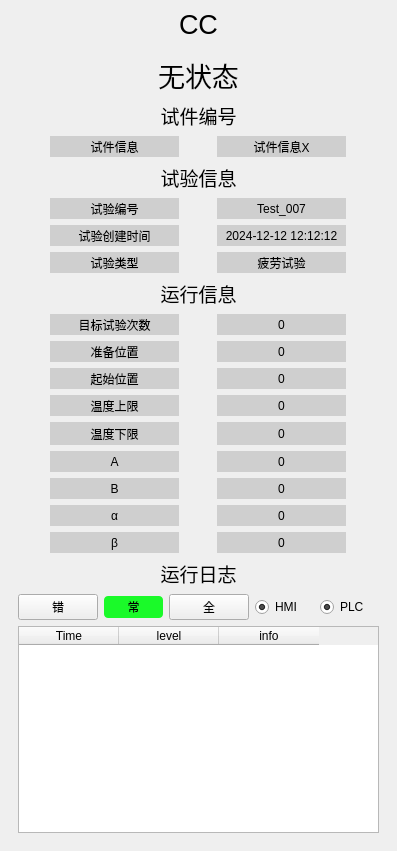
  <widget class="QDockWidget" name="dockWidget">
   <property name="sizePolicy">
    <sizepolicy hsizetype="Minimum" vsizetype="Preferred">
     <horstretch>0</horstretch>
     <verstretch>0</verstretch>
    </sizepolicy>
   </property>
   <property name="minimumSize">
    <size>
     <width>397</width>
     <height>851</height>
    </size>
   </property>
   <property name="maximumSize">
    <size>
     <width>450</width>
     <height>524287</height>
    </size>
   </property>
   <property name="features">
    <set>QDockWidget::DockWidgetFeature::DockWidgetClosable|QDockWidget::DockWidgetFeature::DockWidgetFloatable|QDockWidget::DockWidgetFeature::DockWidgetMovable</set>
   </property>
   <property name="windowTitle">
    <string>信息栏</string>
   </property>
   <attribute name="dockWidgetArea">
    <number>2</number>
   </attribute>
   <widget class="QWidget" name="dockWidgetContents">
    <property name="sizePolicy">
     <sizepolicy hsizetype="Minimum" vsizetype="Preferred">
      <horstretch>0</horstretch>
      <verstretch>0</verstretch>
     </sizepolicy>
    </property>
    <layout class="QVBoxLayout" name="verticalLayout">
     <item>
      <layout class="QHBoxLayout" name="horizontalLayout_3">
       <item>
        <spacer name="horizontalSpacer_6">
         <property name="orientation">
          <enum>Qt::Orientation::Horizontal</enum>
         </property>
         <property name="sizeHint" stdset="0">
          <size>
           <width>40</width>
           <height>20</height>
          </size>
         </property>
        </spacer>
       </item>
       <item>
        <widget class="QLabel" name="label_3">
         <property name="font">
          <font>
           <pointsize>20</pointsize>
          </font>
         </property>
         <property name="text">
          <string>&lt;html&gt;&lt;head/&gt;&lt;body&gt;&lt;p&gt;CC&lt;/p&gt;&lt;/body&gt;&lt;/html&gt;</string>
         </property>
        </widget>
       </item>
       <item>
        <spacer name="horizontalSpacer_7">
         <property name="orientation">
          <enum>Qt::Orientation::Horizontal</enum>
         </property>
         <property name="sizeHint" stdset="0">
          <size>
           <width>40</width>
           <height>20</height>
          </size>
         </property>
        </spacer>
       </item>
      </layout>
     </item>
     <item>
      <widget class="QWidget" name="widget" native="true">
       <property name="sizePolicy">
        <sizepolicy hsizetype="Minimum" vsizetype="Preferred">
         <horstretch>0</horstretch>
         <verstretch>0</verstretch>
        </sizepolicy>
       </property>
       <property name="minimumSize">
        <size>
         <width>310</width>
         <height>0</height>
        </size>
       </property>
       <property name="maximumSize">
        <size>
         <width>450</width>
         <height>16777215</height>
        </size>
       </property>
       <layout class="QVBoxLayout" name="verticalLayout_19">
        <item>
         <layout class="QHBoxLayout" name="horizontalLayout_38">
          <item>
           <spacer name="horizontalSpacer_4">
            <property name="orientation">
             <enum>Qt::Orientation::Horizontal</enum>
            </property>
            <property name="sizeHint" stdset="0">
             <size>
              <width>40</width>
              <height>20</height>
             </size>
            </property>
           </spacer>
          </item>
          <item>
           <widget class="QLabel" name="label_act_motion_status">
            <property name="font">
             <font>
              <pointsize>20</pointsize>
             </font>
            </property>
            <property name="text">
             <string>&lt;html&gt;&lt;head/&gt;&lt;body&gt;&lt;p align=&quot;center&quot;&gt;无状态&lt;/p&gt;&lt;/body&gt;&lt;/html&gt;</string>
            </property>
           </widget>
          </item>
          <item>
           <spacer name="horizontalSpacer_5">
            <property name="orientation">
             <enum>Qt::Orientation::Horizontal</enum>
            </property>
            <property name="sizeHint" stdset="0">
             <size>
              <width>40</width>
              <height>20</height>
             </size>
            </property>
           </spacer>
          </item>
         </layout>
        </item>
        <item>
         <widget class="QLabel" name="label_17">
          <property name="minimumSize">
           <size>
            <width>76</width>
            <height>26</height>
           </size>
          </property>
          <property name="font">
           <font>
            <family>Adobe Devanagari</family>
            <pointsize>14</pointsize>
           </font>
          </property>
          <property name="text">
           <string>&lt;html&gt;&lt;head/&gt;&lt;body&gt;&lt;p align=&quot;center&quot;&gt;试件编号&lt;/p&gt;&lt;/body&gt;&lt;/html&gt;</string>
          </property>
         </widget>
        </item>
        <item>
         <layout class="QHBoxLayout" name="horizontalLayout_23">
          <item>
           <widget class="QLabel" name="label_13">
            <property name="sizePolicy">
             <sizepolicy hsizetype="Preferred" vsizetype="Preferred">
              <horstretch>0</horstretch>
              <verstretch>0</verstretch>
             </sizepolicy>
            </property>
            <property name="minimumSize">
             <size>
              <width>129</width>
              <height>21</height>
             </size>
            </property>
            <property name="maximumSize">
             <size>
              <width>129</width>
              <height>23</height>
             </size>
            </property>
            <property name="styleSheet">
             <string notr="true">background-color: rgb(207, 207, 207);
color: black; /* 可选，设置文字颜色 */</string>
            </property>
            <property name="text">
             <string>试件信息</string>
            </property>
            <property name="alignment">
             <set>Qt::AlignmentFlag::AlignCenter</set>
            </property>
           </widget>
          </item>
          <item>
           <widget class="QLabel" name="label_pro_number">
            <property name="minimumSize">
             <size>
              <width>129</width>
              <height>21</height>
             </size>
            </property>
            <property name="maximumSize">
             <size>
              <width>129</width>
              <height>23</height>
             </size>
            </property>
            <property name="styleSheet">
             <string notr="true">background-color: rgb(207, 207, 207);
color: black; /* 可选，设置文字颜色 */</string>
            </property>
            <property name="text">
             <string>试件信息X</string>
            </property>
            <property name="alignment">
             <set>Qt::AlignmentFlag::AlignCenter</set>
            </property>
           </widget>
          </item>
         </layout>
        </item>
        <item>
         <widget class="QLabel" name="label_29">
          <property name="minimumSize">
           <size>
            <width>76</width>
            <height>26</height>
           </size>
          </property>
          <property name="font">
           <font>
            <family>Adobe Devanagari</family>
            <pointsize>14</pointsize>
           </font>
          </property>
          <property name="text">
           <string>&lt;html&gt;&lt;head/&gt;&lt;body&gt;&lt;p align=&quot;center&quot;&gt;试验信息&lt;/p&gt;&lt;/body&gt;&lt;/html&gt;</string>
          </property>
         </widget>
        </item>
        <item>
         <layout class="QHBoxLayout" name="horizontalLayout_26">
          <item>
           <widget class="QLabel" name="label_20">
            <property name="minimumSize">
             <size>
              <width>129</width>
              <height>21</height>
             </size>
            </property>
            <property name="maximumSize">
             <size>
              <width>129</width>
              <height>23</height>
             </size>
            </property>
            <property name="styleSheet">
             <string notr="true">background-color: rgb(207, 207, 207);
color: black; /* 可选，设置文字颜色 */</string>
            </property>
            <property name="text">
             <string>试验编号</string>
            </property>
            <property name="alignment">
             <set>Qt::AlignmentFlag::AlignCenter</set>
            </property>
           </widget>
          </item>
          <item>
           <widget class="QLabel" name="label_test_number">
            <property name="minimumSize">
             <size>
              <width>129</width>
              <height>21</height>
             </size>
            </property>
            <property name="maximumSize">
             <size>
              <width>129</width>
              <height>23</height>
             </size>
            </property>
            <property name="styleSheet">
             <string notr="true">background-color: rgb(207, 207, 207);
color: black; /* 可选，设置文字颜色 */</string>
            </property>
            <property name="text">
             <string>Test_007</string>
            </property>
            <property name="alignment">
             <set>Qt::AlignmentFlag::AlignCenter</set>
            </property>
           </widget>
          </item>
         </layout>
        </item>
        <item>
         <layout class="QHBoxLayout" name="horizontalLayout_27">
          <item>
           <widget class="QLabel" name="label_21">
            <property name="minimumSize">
             <size>
              <width>129</width>
              <height>21</height>
             </size>
            </property>
            <property name="maximumSize">
             <size>
              <width>129</width>
              <height>23</height>
             </size>
            </property>
            <property name="styleSheet">
             <string notr="true">background-color: rgb(207, 207, 207);
color: black; /* 可选，设置文字颜色 */</string>
            </property>
            <property name="text">
             <string>试验创建时间</string>
            </property>
            <property name="alignment">
             <set>Qt::AlignmentFlag::AlignCenter</set>
            </property>
           </widget>
          </item>
          <item>
           <widget class="QLabel" name="label_create_time">
            <property name="minimumSize">
             <size>
              <width>129</width>
              <height>21</height>
             </size>
            </property>
            <property name="maximumSize">
             <size>
              <width>129</width>
              <height>23</height>
             </size>
            </property>
            <property name="styleSheet">
             <string notr="true">background-color: rgb(207, 207, 207);
color: black; /* 可选，设置文字颜色 */</string>
            </property>
            <property name="text">
             <string>2024-12-12 12:12:12</string>
            </property>
            <property name="alignment">
             <set>Qt::AlignmentFlag::AlignCenter</set>
            </property>
           </widget>
          </item>
         </layout>
        </item>
        <item>
         <layout class="QHBoxLayout" name="horizontalLayout_28">
          <item>
           <widget class="QLabel" name="label_23">
            <property name="minimumSize">
             <size>
              <width>129</width>
              <height>21</height>
             </size>
            </property>
            <property name="maximumSize">
             <size>
              <width>129</width>
              <height>23</height>
             </size>
            </property>
            <property name="styleSheet">
             <string notr="true">background-color: rgb(207, 207, 207);
color: black; /* 可选，设置文字颜色 */</string>
            </property>
            <property name="text">
             <string>试验类型</string>
            </property>
            <property name="alignment">
             <set>Qt::AlignmentFlag::AlignCenter</set>
            </property>
           </widget>
          </item>
          <item>
           <widget class="QLabel" name="label_28">
            <property name="minimumSize">
             <size>
              <width>129</width>
              <height>21</height>
             </size>
            </property>
            <property name="maximumSize">
             <size>
              <width>129</width>
              <height>23</height>
             </size>
            </property>
            <property name="styleSheet">
             <string notr="true">background-color: rgb(207, 207, 207);
color: black; /* 可选，设置文字颜色 */</string>
            </property>
            <property name="text">
             <string>疲劳试验</string>
            </property>
            <property name="alignment">
             <set>Qt::AlignmentFlag::AlignCenter</set>
            </property>
           </widget>
          </item>
         </layout>
        </item>
        <item>
         <widget class="QLabel" name="label_19">
          <property name="minimumSize">
           <size>
            <width>76</width>
            <height>26</height>
           </size>
          </property>
          <property name="font">
           <font>
            <family>Adobe Devanagari</family>
            <pointsize>14</pointsize>
           </font>
          </property>
          <property name="text">
           <string>&lt;html&gt;&lt;head/&gt;&lt;body&gt;&lt;p align=&quot;center&quot;&gt;运行信息&lt;/p&gt;&lt;/body&gt;&lt;/html&gt;</string>
          </property>
         </widget>
        </item>
        <item>
         <layout class="QHBoxLayout" name="horizontalLayout_30">
          <item>
           <widget class="QLabel" name="label_30">
            <property name="minimumSize">
             <size>
              <width>129</width>
              <height>21</height>
             </size>
            </property>
            <property name="maximumSize">
             <size>
              <width>129</width>
              <height>23</height>
             </size>
            </property>
            <property name="styleSheet">
             <string notr="true">background-color: rgb(207, 207, 207);
color: black; /* 可选，设置文字颜色 */</string>
            </property>
            <property name="text">
             <string>目标试验次数</string>
            </property>
            <property name="alignment">
             <set>Qt::AlignmentFlag::AlignCenter</set>
            </property>
           </widget>
          </item>
          <item>
           <widget class="QLabel" name="label_plan_count">
            <property name="minimumSize">
             <size>
              <width>129</width>
              <height>21</height>
             </size>
            </property>
            <property name="maximumSize">
             <size>
              <width>129</width>
              <height>23</height>
             </size>
            </property>
            <property name="styleSheet">
             <string notr="true">background-color: rgb(207, 207, 207);
color: black; /* 可选，设置文字颜色 */</string>
            </property>
            <property name="text">
             <string>0</string>
            </property>
            <property name="alignment">
             <set>Qt::AlignmentFlag::AlignCenter</set>
            </property>
           </widget>
          </item>
         </layout>
        </item>
        <item>
         <layout class="QHBoxLayout" name="horizontalLayout_31">
          <item>
           <widget class="QLabel" name="label_31">
            <property name="minimumSize">
             <size>
              <width>129</width>
              <height>21</height>
             </size>
            </property>
            <property name="maximumSize">
             <size>
              <width>129</width>
              <height>23</height>
             </size>
            </property>
            <property name="styleSheet">
             <string notr="true">background-color: rgb(207, 207, 207);
color: black; /* 可选，设置文字颜色 */</string>
            </property>
            <property name="text">
             <string>准备位置</string>
            </property>
            <property name="alignment">
             <set>Qt::AlignmentFlag::AlignCenter</set>
            </property>
           </widget>
          </item>
          <item>
           <widget class="QLabel" name="label_pre_posi">
            <property name="minimumSize">
             <size>
              <width>129</width>
              <height>21</height>
             </size>
            </property>
            <property name="maximumSize">
             <size>
              <width>129</width>
              <height>23</height>
             </size>
            </property>
            <property name="styleSheet">
             <string notr="true">background-color: rgb(207, 207, 207);
color: black; /* 可选，设置文字颜色 */</string>
            </property>
            <property name="text">
             <string>0</string>
            </property>
            <property name="alignment">
             <set>Qt::AlignmentFlag::AlignCenter</set>
            </property>
           </widget>
          </item>
         </layout>
        </item>
        <item>
         <layout class="QHBoxLayout" name="horizontalLayout_32">
          <item>
           <widget class="QLabel" name="label_32">
            <property name="minimumSize">
             <size>
              <width>129</width>
              <height>21</height>
             </size>
            </property>
            <property name="maximumSize">
             <size>
              <width>129</width>
              <height>23</height>
             </size>
            </property>
            <property name="styleSheet">
             <string notr="true">background-color: rgb(207, 207, 207);
color: black; /* 可选，设置文字颜色 */</string>
            </property>
            <property name="text">
             <string>起始位置</string>
            </property>
            <property name="alignment">
             <set>Qt::AlignmentFlag::AlignCenter</set>
            </property>
           </widget>
          </item>
          <item>
           <widget class="QLabel" name="label_start_posi">
            <property name="minimumSize">
             <size>
              <width>129</width>
              <height>21</height>
             </size>
            </property>
            <property name="maximumSize">
             <size>
              <width>129</width>
              <height>23</height>
             </size>
            </property>
            <property name="styleSheet">
             <string notr="true">background-color: rgb(207, 207, 207);
color: black; /* 可选，设置文字颜色 */</string>
            </property>
            <property name="text">
             <string>0</string>
            </property>
            <property name="alignment">
             <set>Qt::AlignmentFlag::AlignCenter</set>
            </property>
           </widget>
          </item>
         </layout>
        </item>
        <item>
         <layout class="QHBoxLayout" name="horizontalLayout_29">
          <item>
           <widget class="QLabel" name="label_24">
            <property name="minimumSize">
             <size>
              <width>129</width>
              <height>21</height>
             </size>
            </property>
            <property name="maximumSize">
             <size>
              <width>129</width>
              <height>23</height>
             </size>
            </property>
            <property name="styleSheet">
             <string notr="true">background-color: rgb(207, 207, 207);
color: black; /* 可选，设置文字颜色 */</string>
            </property>
            <property name="text">
             <string>温度上限</string>
            </property>
            <property name="alignment">
             <set>Qt::AlignmentFlag::AlignCenter</set>
            </property>
           </widget>
          </item>
          <item>
           <widget class="QLabel" name="label_39">
            <property name="minimumSize">
             <size>
              <width>129</width>
              <height>21</height>
             </size>
            </property>
            <property name="maximumSize">
             <size>
              <width>129</width>
              <height>23</height>
             </size>
            </property>
            <property name="styleSheet">
             <string notr="true">background-color: rgb(207, 207, 207);
color: black; /* 可选，设置文字颜色 */</string>
            </property>
            <property name="text">
             <string>0</string>
            </property>
            <property name="alignment">
             <set>Qt::AlignmentFlag::AlignCenter</set>
            </property>
           </widget>
          </item>
         </layout>
        </item>
        <item>
         <layout class="QHBoxLayout" name="horizontalLayout_36">
          <item>
           <widget class="QLabel" name="label_25">
            <property name="minimumSize">
             <size>
              <width>129</width>
              <height>23</height>
             </size>
            </property>
            <property name="maximumSize">
             <size>
              <width>129</width>
              <height>23</height>
             </size>
            </property>
            <property name="styleSheet">
             <string notr="true">background-color: rgb(207, 207, 207);
color: black; /* 可选，设置文字颜色 */</string>
            </property>
            <property name="text">
             <string>温度下限</string>
            </property>
            <property name="alignment">
             <set>Qt::AlignmentFlag::AlignCenter</set>
            </property>
           </widget>
          </item>
          <item>
           <widget class="QLabel" name="label_40">
            <property name="minimumSize">
             <size>
              <width>129</width>
              <height>23</height>
             </size>
            </property>
            <property name="maximumSize">
             <size>
              <width>129</width>
              <height>23</height>
             </size>
            </property>
            <property name="styleSheet">
             <string notr="true">background-color: rgb(207, 207, 207);
color: black; /* 可选，设置文字颜色 */</string>
            </property>
            <property name="text">
             <string>0</string>
            </property>
            <property name="alignment">
             <set>Qt::AlignmentFlag::AlignCenter</set>
            </property>
           </widget>
          </item>
         </layout>
        </item>
        <item>
         <layout class="QHBoxLayout" name="horizontalLayout_33">
          <item>
           <widget class="QLabel" name="label_33">
            <property name="minimumSize">
             <size>
              <width>129</width>
              <height>21</height>
             </size>
            </property>
            <property name="maximumSize">
             <size>
              <width>129</width>
              <height>23</height>
             </size>
            </property>
            <property name="styleSheet">
             <string notr="true">background-color: rgb(207, 207, 207);
color: black; /* 可选，设置文字颜色 */</string>
            </property>
            <property name="text">
             <string>A</string>
            </property>
            <property name="alignment">
             <set>Qt::AlignmentFlag::AlignCenter</set>
            </property>
           </widget>
          </item>
          <item>
           <widget class="QLabel" name="label_A">
            <property name="minimumSize">
             <size>
              <width>129</width>
              <height>21</height>
             </size>
            </property>
            <property name="maximumSize">
             <size>
              <width>129</width>
              <height>23</height>
             </size>
            </property>
            <property name="styleSheet">
             <string notr="true">background-color: rgb(207, 207, 207);
color: black; /* 可选，设置文字颜色 */</string>
            </property>
            <property name="text">
             <string>0</string>
            </property>
            <property name="alignment">
             <set>Qt::AlignmentFlag::AlignCenter</set>
            </property>
           </widget>
          </item>
         </layout>
        </item>
        <item>
         <layout class="QHBoxLayout" name="horizontalLayout_34">
          <item>
           <widget class="QLabel" name="label_34">
            <property name="minimumSize">
             <size>
              <width>129</width>
              <height>21</height>
             </size>
            </property>
            <property name="maximumSize">
             <size>
              <width>129</width>
              <height>23</height>
             </size>
            </property>
            <property name="styleSheet">
             <string notr="true">background-color: rgb(207, 207, 207);
color: black; /* 可选，设置文字颜色 */</string>
            </property>
            <property name="text">
             <string>B</string>
            </property>
            <property name="alignment">
             <set>Qt::AlignmentFlag::AlignCenter</set>
            </property>
           </widget>
          </item>
          <item>
           <widget class="QLabel" name="label_B">
            <property name="minimumSize">
             <size>
              <width>129</width>
              <height>21</height>
             </size>
            </property>
            <property name="maximumSize">
             <size>
              <width>129</width>
              <height>23</height>
             </size>
            </property>
            <property name="styleSheet">
             <string notr="true">background-color: rgb(207, 207, 207);
color: black; /* 可选，设置文字颜色 */</string>
            </property>
            <property name="text">
             <string>0</string>
            </property>
            <property name="alignment">
             <set>Qt::AlignmentFlag::AlignCenter</set>
            </property>
           </widget>
          </item>
         </layout>
        </item>
        <item>
         <layout class="QHBoxLayout" name="horizontalLayout_35">
          <item>
           <widget class="QLabel" name="label_35">
            <property name="minimumSize">
             <size>
              <width>129</width>
              <height>21</height>
             </size>
            </property>
            <property name="maximumSize">
             <size>
              <width>129</width>
              <height>23</height>
             </size>
            </property>
            <property name="styleSheet">
             <string notr="true">background-color: rgb(207, 207, 207);
color: black; /* 可选，设置文字颜色 */</string>
            </property>
            <property name="text">
             <string>α</string>
            </property>
            <property name="alignment">
             <set>Qt::AlignmentFlag::AlignCenter</set>
            </property>
           </widget>
          </item>
          <item>
           <widget class="QLabel" name="label_a">
            <property name="minimumSize">
             <size>
              <width>129</width>
              <height>21</height>
             </size>
            </property>
            <property name="maximumSize">
             <size>
              <width>129</width>
              <height>23</height>
             </size>
            </property>
            <property name="styleSheet">
             <string notr="true">background-color: rgb(207, 207, 207);
color: black; /* 可选，设置文字颜色 */</string>
            </property>
            <property name="text">
             <string>0</string>
            </property>
            <property name="alignment">
             <set>Qt::AlignmentFlag::AlignCenter</set>
            </property>
           </widget>
          </item>
         </layout>
        </item>
        <item>
         <layout class="QHBoxLayout" name="horizontalLayout_39">
          <item>
           <widget class="QLabel" name="label_38">
            <property name="minimumSize">
             <size>
              <width>129</width>
              <height>21</height>
             </size>
            </property>
            <property name="maximumSize">
             <size>
              <width>129</width>
              <height>23</height>
             </size>
            </property>
            <property name="styleSheet">
             <string notr="true">background-color: rgb(207, 207, 207);
color: black; /* 可选，设置文字颜色 */</string>
            </property>
            <property name="text">
             <string>β</string>
            </property>
            <property name="alignment">
             <set>Qt::AlignmentFlag::AlignCenter</set>
            </property>
           </widget>
          </item>
          <item>
           <widget class="QLabel" name="label_b">
            <property name="minimumSize">
             <size>
              <width>129</width>
              <height>21</height>
             </size>
            </property>
            <property name="maximumSize">
             <size>
              <width>129</width>
              <height>23</height>
             </size>
            </property>
            <property name="styleSheet">
             <string notr="true">background-color: rgb(207, 207, 207);
color: black; /* 可选，设置文字颜色 */</string>
            </property>
            <property name="text">
             <string>0</string>
            </property>
            <property name="alignment">
             <set>Qt::AlignmentFlag::AlignCenter</set>
            </property>
           </widget>
          </item>
         </layout>
        </item>
        <item>
         <widget class="QLabel" name="label_36">
          <property name="minimumSize">
           <size>
            <width>76</width>
            <height>26</height>
           </size>
          </property>
          <property name="font">
           <font>
            <family>Adobe Devanagari</family>
            <pointsize>14</pointsize>
           </font>
          </property>
          <property name="text">
           <string>&lt;html&gt;&lt;head/&gt;&lt;body&gt;&lt;p align=&quot;center&quot;&gt;运行日志&lt;/p&gt;&lt;/body&gt;&lt;/html&gt;</string>
          </property>
         </widget>
        </item>
        <item>
         <layout class="QVBoxLayout" name="verticalLayout_22">
          <item>
           <layout class="QHBoxLayout" name="horizontalLayout_12">
            <item>
             <widget class="QPushButton" name="log_e_button">
              <property name="styleSheet">
               <string notr="true">QPushButton:checked {
  background-color: #D81E06;
  border-radius: 4px;
  padding: 2px;
  outline: none;
}</string>
              </property>
              <property name="text">
               <string>错</string>
              </property>
              <property name="checkable">
               <bool>true</bool>
              </property>
              <property name="checked">
               <bool>false</bool>
              </property>
             </widget>
            </item>
            <item>
             <widget class="QPushButton" name="log_n_button">
              <property name="styleSheet">
               <string notr="true">QPushButton:checked {
  background-color: #1AFA29;
  border-radius: 4px;
  padding: 2px;
  outline: none;
}</string>
              </property>
              <property name="text">
               <string>常</string>
              </property>
              <property name="checkable">
               <bool>true</bool>
              </property>
              <property name="checked">
               <bool>true</bool>
              </property>
             </widget>
            </item>
            <item>
             <widget class="QPushButton" name="log_a_button">
              <property name="styleSheet">
               <string notr="true">QPushButton:checked {
  background-color: #1296DB;
  border-radius: 4px;
  padding: 2px;
  outline: none;
}</string>
              </property>
              <property name="text">
               <string>全</string>
              </property>
              <property name="checkable">
               <bool>true</bool>
              </property>
              <property name="checked">
               <bool>false</bool>
              </property>
             </widget>
            </item>
            <item>
             <layout class="QHBoxLayout" name="horizontalLayout_13">
              <item>
               <widget class="QRadioButton" name="log_hmi_radio">
                <property name="text">
                 <string>HMI</string>
                </property>
                <property name="checked">
                 <bool>true</bool>
                </property>
                <property name="autoExclusive">
                 <bool>false</bool>
                </property>
               </widget>
              </item>
             </layout>
            </item>
            <item>
             <layout class="QHBoxLayout" name="horizontalLayout_14">
              <item>
               <widget class="QRadioButton" name="log_plc_radio">
                <property name="text">
                 <string>PLC</string>
                </property>
                <property name="checked">
                 <bool>true</bool>
                </property>
                <property name="autoExclusive">
                 <bool>false</bool>
                </property>
               </widget>
              </item>
             </layout>
            </item>
           </layout>
          </item>
         </layout>
        </item>
        <item>
         <widget class="QTableWidget" name="log_table">
          <property name="sizePolicy">
           <sizepolicy hsizetype="Minimum" vsizetype="Expanding">
            <horstretch>0</horstretch>
            <verstretch>0</verstretch>
           </sizepolicy>
          </property>
          <column>
           <property name="text">
            <string>Time</string>
           </property>
          </column>
          <column>
           <property name="text">
            <string>level</string>
           </property>
          </column>
          <column>
           <property name="text">
            <string>info</string>
           </property>
          </column>
         </widget>
        </item>
       </layout>
      </widget>
     </item>
    </layout>
   </widget>
  </widget>
